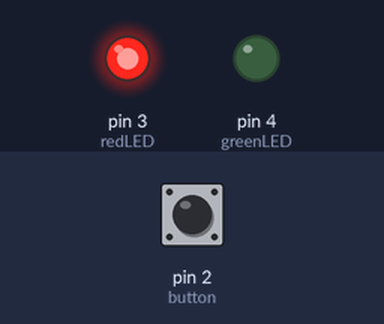
Recording of a sketch running on a simulated Arduino Uno, built with avr-gcc and run on an emulated ATmega328P. Shown: output pins drawn as LEDs (lit = HIGH). The test bench sets the inputs (shaded band); at power-on: pin 2 (button) LOW.

Above: at 1.2 s.
1.3 s: pin 2 (button) pulled HIGH for 0.15 s
At 1.37 s:
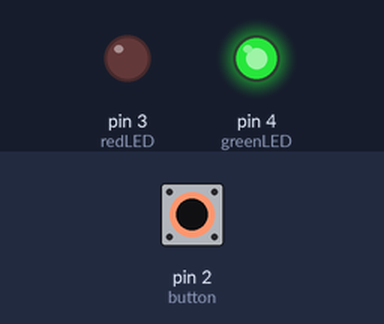
2.9 s: pin 2 (button) pulled HIGH for 3.2 s
At 6.8 s:
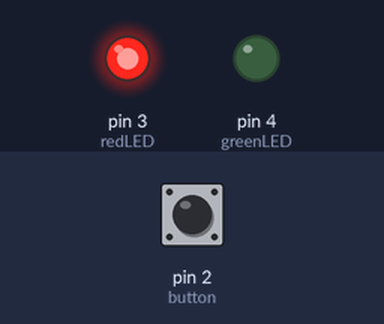
Timing chart, 0 to 8.3 s (numbered marks = the images above; inputs shaded):
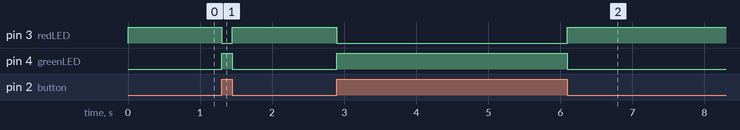

The sketch:

arduino_button.ino
```cpp
int button = 2;
int redLED = 3;
int greenLED = 4;

void setup() {
  pinMode(button, INPUT);
  pinMode(redLED, OUTPUT);
  pinMode(greenLED, OUTPUT);
}

void loop() {
  if (digitalRead(button) == HIGH) {
    digitalWrite(redLED, LOW);
    digitalWrite(greenLED, HIGH);
  } else {
    digitalWrite(redLED, HIGH);
    digitalWrite(greenLED, LOW);
  }
}
```

Measured:
- after the input at 1.3 s, pin 3 (redLED): HIGH → LOW at once, → HIGH 0.15 s later; pin 4 (greenLED): LOW → HIGH at once, → LOW 0.15 s later
- after the input at 2.9 s, pin 3 (redLED): HIGH → LOW at once, → HIGH 3.2 s later; pin 4 (greenLED): LOW → HIGH at once, → LOW 3.2 s later
